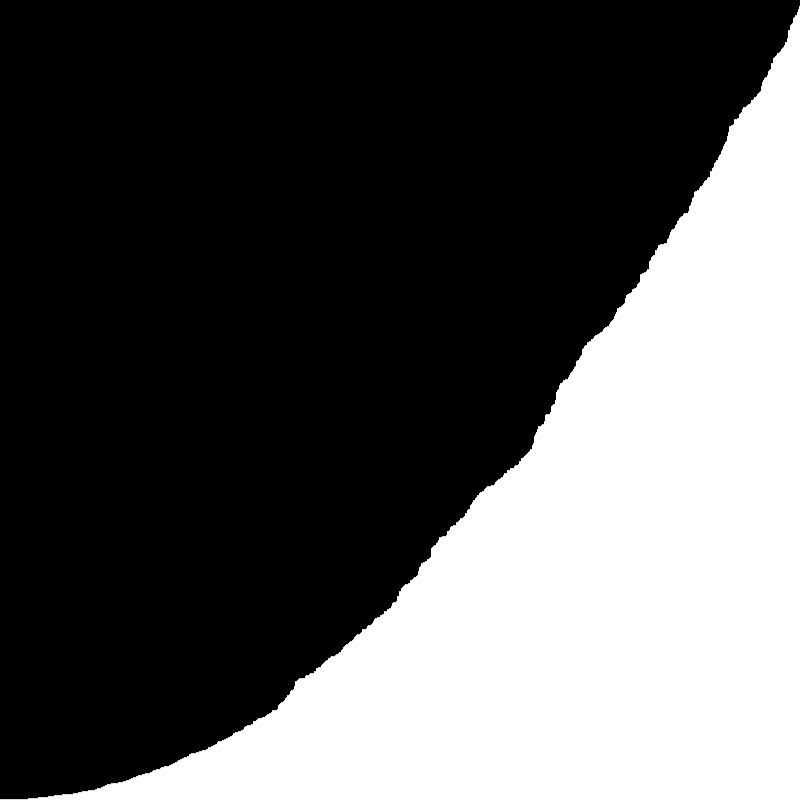
Frame 1 (no input)
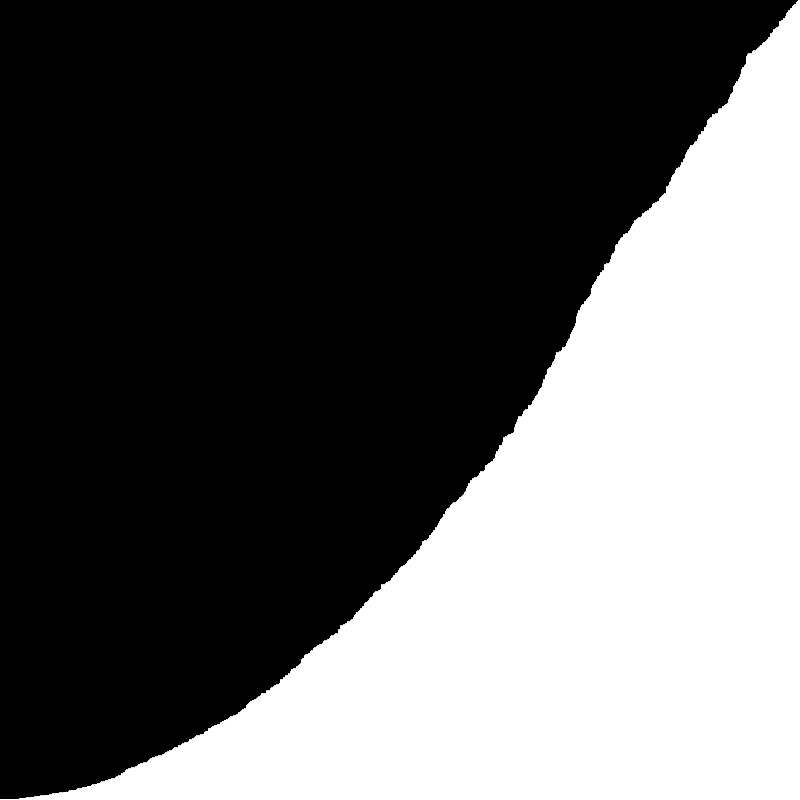
Frame 60 (the mouse pressed at the canvas centre just before this capture)
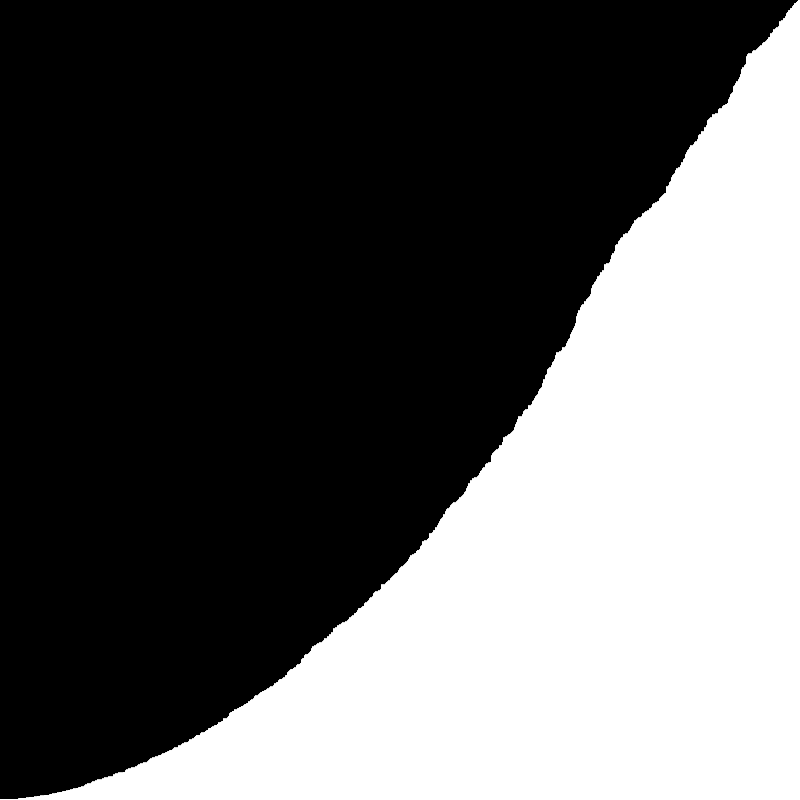
Frame 120 (the mouse held since frame 60 and released just before this capture)

The Processing sketch that drew these frames (run headless with seeded random() and noise(); from frame 60 on, the mouse is pressed at the canvas centre):

// Processing sketch: Skewed_Random_Distribution
// ── Skewed_Random_Distribution.pde
float val;
float A[];
float pow_val=2;
float max_val;
void setup()
{
  size(800,800);
  background(0);
  A=new float[width];
  max_val=height;
  stroke(255);
  strokeWeight(1);
}
void draw()
{
  for(int i=0;i<width;i++)
  {
    A[i]=pow(random(0,1),pow_val)*max_val;
  }
  A=sort(A);
  for(int i=0;i<width;i++)
  {
    line(i,height,i,height-A[i]);
  }
}
